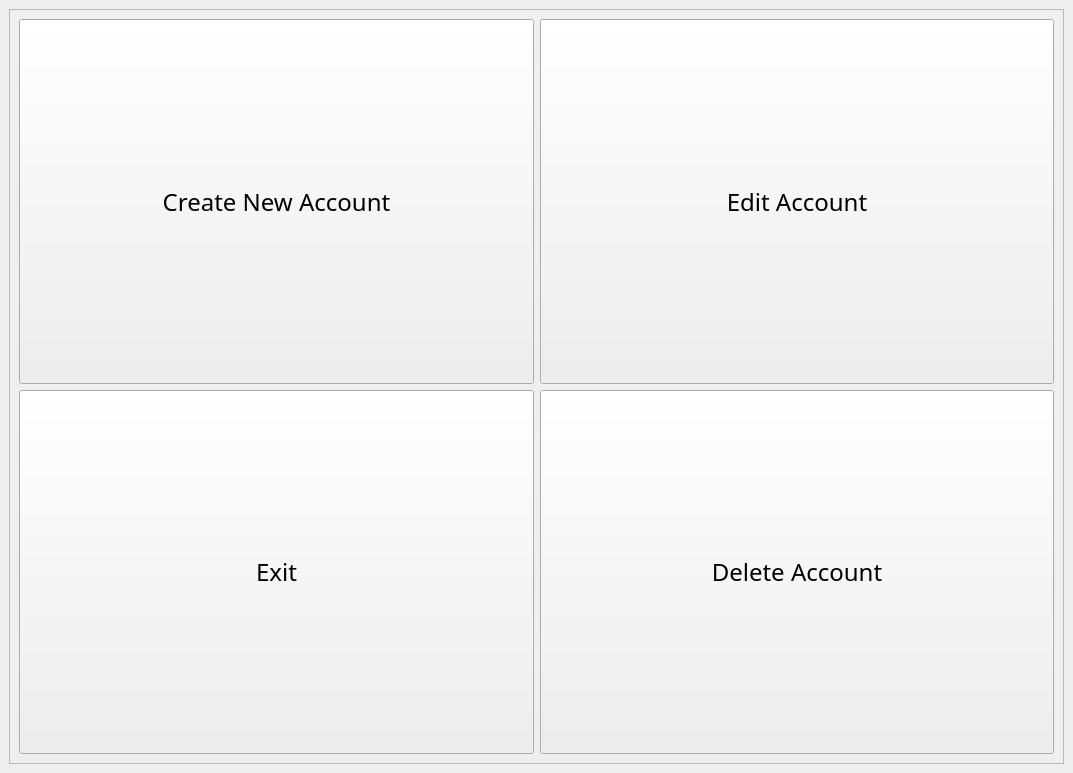
<?xml version="1.0" encoding="UTF-8"?>
<ui version="4.0">
 <class>MainWindow</class>
 <widget class="QMainWindow" name="MainWindow">
  <property name="geometry">
   <rect>
    <x>0</x>
    <y>0</y>
    <width>1073</width>
    <height>773</height>
   </rect>
  </property>
  <property name="windowTitle">
   <string>ATM</string>
  </property>
  <property name="unifiedTitleAndToolBarOnMac">
   <bool>true</bool>
  </property>
  <widget class="QWidget" name="centralwidget">
   <layout class="QGridLayout" name="gridLayout_3">
    <item row="0" column="0">
     <widget class="QStackedWidget" name="pages">
      <property name="enabled">
       <bool>true</bool>
      </property>
      <property name="sizePolicy">
       <sizepolicy hsizetype="Minimum" vsizetype="Minimum">
        <horstretch>0</horstretch>
        <verstretch>0</verstretch>
       </sizepolicy>
      </property>
      <property name="inputMethodHints">
       <set>Qt::ImhDigitsOnly|Qt::ImhPreferNumbers</set>
      </property>
      <property name="frameShape">
       <enum>QFrame::StyledPanel</enum>
      </property>
      <property name="frameShadow">
       <enum>QFrame::Raised</enum>
      </property>
      <property name="currentIndex">
       <number>0</number>
      </property>
      <widget class="QWidget" name="home_page">
       <property name="autoFillBackground">
        <bool>true</bool>
       </property>
       <layout class="QGridLayout" name="options_grid">
        <item row="2" column="0">
         <widget class="QPushButton" name="exit_button">
          <property name="sizePolicy">
           <sizepolicy hsizetype="Minimum" vsizetype="Expanding">
            <horstretch>0</horstretch>
            <verstretch>0</verstretch>
           </sizepolicy>
          </property>
          <property name="minimumSize">
           <size>
            <width>363</width>
            <height>69</height>
           </size>
          </property>
          <property name="font">
           <font>
            <family>Gill Sans Ultra Bold</family>
            <pointsize>18</pointsize>
           </font>
          </property>
          <property name="text">
           <string>Exit</string>
          </property>
         </widget>
        </item>
        <item row="0" column="0">
         <widget class="QPushButton" name="new_account_home_button">
          <property name="sizePolicy">
           <sizepolicy hsizetype="Minimum" vsizetype="Expanding">
            <horstretch>0</horstretch>
            <verstretch>0</verstretch>
           </sizepolicy>
          </property>
          <property name="minimumSize">
           <size>
            <width>363</width>
            <height>69</height>
           </size>
          </property>
          <property name="font">
           <font>
            <family>Gill Sans Ultra Bold</family>
            <pointsize>18</pointsize>
           </font>
          </property>
          <property name="text">
           <string>Create New Account</string>
          </property>
         </widget>
        </item>
        <item row="0" column="1">
         <widget class="QPushButton" name="edit_account_home_button">
          <property name="sizePolicy">
           <sizepolicy hsizetype="Minimum" vsizetype="Expanding">
            <horstretch>0</horstretch>
            <verstretch>0</verstretch>
           </sizepolicy>
          </property>
          <property name="minimumSize">
           <size>
            <width>362</width>
            <height>69</height>
           </size>
          </property>
          <property name="font">
           <font>
            <family>Gill Sans Ultra Bold</family>
            <pointsize>18</pointsize>
           </font>
          </property>
          <property name="text">
           <string>Edit Account</string>
          </property>
         </widget>
        </item>
        <item row="2" column="1">
         <widget class="QPushButton" name="delete_account_button">
          <property name="sizePolicy">
           <sizepolicy hsizetype="Minimum" vsizetype="Expanding">
            <horstretch>0</horstretch>
            <verstretch>0</verstretch>
           </sizepolicy>
          </property>
          <property name="minimumSize">
           <size>
            <width>363</width>
            <height>70</height>
           </size>
          </property>
          <property name="font">
           <font>
            <family>Gill Sans Ultra Bold</family>
            <pointsize>18</pointsize>
           </font>
          </property>
          <property name="text">
           <string>Delete Account</string>
          </property>
         </widget>
        </item>
       </layout>
      </widget>
      <widget class="QWidget" name="new_account_page">
       <layout class="QGridLayout" name="gridLayout">
        <item row="2" column="1">
         <widget class="QLineEdit" name="new_account_lineEdit">
          <property name="sizePolicy">
           <sizepolicy hsizetype="Expanding" vsizetype="Expanding">
            <horstretch>0</horstretch>
            <verstretch>0</verstretch>
           </sizepolicy>
          </property>
          <property name="font">
           <font>
            <family>Gill Sans Ultra Bold Condensed</family>
            <pointsize>16</pointsize>
           </font>
          </property>
          <property name="text">
           <string/>
          </property>
          <property name="alignment">
           <set>Qt::AlignCenter</set>
          </property>
         </widget>
        </item>
        <item row="0" column="1">
         <spacer name="horizontalSpacer_8">
          <property name="orientation">
           <enum>Qt::Horizontal</enum>
          </property>
          <property name="sizeHint" stdset="0">
           <size>
            <width>507</width>
            <height>20</height>
           </size>
          </property>
         </spacer>
        </item>
        <item row="1" column="0">
         <spacer name="verticalSpacer_18">
          <property name="orientation">
           <enum>Qt::Vertical</enum>
          </property>
          <property name="sizeHint" stdset="0">
           <size>
            <width>20</width>
            <height>137</height>
           </size>
          </property>
         </spacer>
        </item>
        <item row="4" column="0">
         <spacer name="verticalSpacer_3">
          <property name="orientation">
           <enum>Qt::Vertical</enum>
          </property>
          <property name="sizeHint" stdset="0">
           <size>
            <width>20</width>
            <height>137</height>
           </size>
          </property>
         </spacer>
        </item>
        <item row="2" column="0">
         <widget class="QLabel" name="Name_label_2">
          <property name="font">
           <font>
            <family>Gill Sans MT Ext Condensed Bold</family>
            <pointsize>25</pointsize>
           </font>
          </property>
          <property name="text">
           <string>Name :</string>
          </property>
          <property name="alignment">
           <set>Qt::AlignCenter</set>
          </property>
         </widget>
        </item>
        <item row="4" column="1">
         <widget class="QPushButton" name="new_account_ok">
          <property name="sizePolicy">
           <sizepolicy hsizetype="Minimum" vsizetype="Minimum">
            <horstretch>0</horstretch>
            <verstretch>0</verstretch>
           </sizepolicy>
          </property>
          <property name="font">
           <font>
            <family>Gill Sans Ultra Bold</family>
            <pointsize>16</pointsize>
           </font>
          </property>
          <property name="text">
           <string>OK</string>
          </property>
         </widget>
        </item>
        <item row="3" column="1">
         <spacer name="verticalSpacer_16">
          <property name="orientation">
           <enum>Qt::Vertical</enum>
          </property>
          <property name="sizeHint" stdset="0">
           <size>
            <width>20</width>
            <height>137</height>
           </size>
          </property>
         </spacer>
        </item>
        <item row="0" column="0">
         <layout class="QGridLayout" name="gridLayout_11">
          <item row="0" column="1">
           <spacer name="horizontalSpacer_11">
            <property name="orientation">
             <enum>Qt::Horizontal</enum>
            </property>
            <property name="sizeHint" stdset="0">
             <size>
              <width>40</width>
              <height>20</height>
             </size>
            </property>
           </spacer>
          </item>
          <item row="0" column="0">
           <widget class="QPushButton" name="back_button_7">
            <property name="sizePolicy">
             <sizepolicy hsizetype="Minimum" vsizetype="Minimum">
              <horstretch>0</horstretch>
              <verstretch>0</verstretch>
             </sizepolicy>
            </property>
            <property name="font">
             <font>
              <family>Gill Sans Ultra Bold Condensed</family>
              <pointsize>12</pointsize>
             </font>
            </property>
            <property name="text">
             <string>Back</string>
            </property>
           </widget>
          </item>
          <item row="1" column="0">
           <spacer name="verticalSpacer_17">
            <property name="orientation">
             <enum>Qt::Vertical</enum>
            </property>
            <property name="sizeHint" stdset="0">
             <size>
              <width>20</width>
              <height>40</height>
             </size>
            </property>
           </spacer>
          </item>
          <item row="1" column="1">
           <widget class="QLabel" name="page_label_2">
            <property name="font">
             <font>
              <family>Gill Sans Ultra Bold Condensed</family>
              <pointsize>16</pointsize>
             </font>
            </property>
            <property name="text">
             <string>New Account</string>
            </property>
            <property name="alignment">
             <set>Qt::AlignCenter</set>
            </property>
           </widget>
          </item>
         </layout>
        </item>
       </layout>
      </widget>
      <widget class="QWidget" name="edit_account_page">
       <layout class="QGridLayout" name="gridLayout_2">
        <item row="0" column="0">
         <layout class="QGridLayout" name="edit_account_grid">
          <item row="8" column="0">
           <widget class="QLabel" name="Status_label">
            <property name="font">
             <font>
              <family>Gill Sans MT Ext Condensed Bold</family>
              <pointsize>25</pointsize>
             </font>
            </property>
            <property name="text">
             <string>Status : </string>
            </property>
            <property name="alignment">
             <set>Qt::AlignCenter</set>
            </property>
           </widget>
          </item>
          <item row="5" column="0">
           <widget class="QLabel" name="Name_label">
            <property name="font">
             <font>
              <family>Gill Sans MT Ext Condensed Bold</family>
              <pointsize>25</pointsize>
             </font>
            </property>
            <property name="text">
             <string>Name :</string>
            </property>
            <property name="alignment">
             <set>Qt::AlignCenter</set>
            </property>
           </widget>
          </item>
          <item row="7" column="1">
           <spacer name="verticalSpacer_15">
            <property name="orientation">
             <enum>Qt::Vertical</enum>
            </property>
            <property name="sizeHint" stdset="0">
             <size>
              <width>20</width>
              <height>40</height>
             </size>
            </property>
           </spacer>
          </item>
          <item row="4" column="1" rowspan="3">
           <widget class="QLineEdit" name="edit_account_lineEdit">
            <property name="sizePolicy">
             <sizepolicy hsizetype="Expanding" vsizetype="Expanding">
              <horstretch>0</horstretch>
              <verstretch>0</verstretch>
             </sizepolicy>
            </property>
            <property name="font">
             <font>
              <family>Gill Sans Ultra Bold Condensed</family>
              <pointsize>16</pointsize>
             </font>
            </property>
            <property name="text">
             <string/>
            </property>
            <property name="alignment">
             <set>Qt::AlignCenter</set>
            </property>
           </widget>
          </item>
          <item row="15" column="1">
           <widget class="QPushButton" name="edit_account_ok">
            <property name="sizePolicy">
             <sizepolicy hsizetype="Minimum" vsizetype="Minimum">
              <horstretch>0</horstretch>
              <verstretch>0</verstretch>
             </sizepolicy>
            </property>
            <property name="font">
             <font>
              <family>Gill Sans Ultra Bold</family>
              <pointsize>16</pointsize>
             </font>
            </property>
            <property name="text">
             <string>OK</string>
            </property>
           </widget>
          </item>
          <item row="0" column="1">
           <spacer name="horizontalSpacer_7">
            <property name="orientation">
             <enum>Qt::Horizontal</enum>
            </property>
            <property name="sizeHint" stdset="0">
             <size>
              <width>40</width>
              <height>20</height>
             </size>
            </property>
           </spacer>
          </item>
          <item row="0" column="0">
           <layout class="QGridLayout" name="gridLayout_10">
            <item row="0" column="1">
             <spacer name="horizontalSpacer_10">
              <property name="orientation">
               <enum>Qt::Horizontal</enum>
              </property>
              <property name="sizeHint" stdset="0">
               <size>
                <width>40</width>
                <height>20</height>
               </size>
              </property>
             </spacer>
            </item>
            <item row="0" column="0">
             <widget class="QPushButton" name="back_button_6">
              <property name="sizePolicy">
               <sizepolicy hsizetype="Minimum" vsizetype="Minimum">
                <horstretch>0</horstretch>
                <verstretch>0</verstretch>
               </sizepolicy>
              </property>
              <property name="font">
               <font>
                <family>Gill Sans Ultra Bold Condensed</family>
                <pointsize>12</pointsize>
               </font>
              </property>
              <property name="text">
               <string>Back</string>
              </property>
             </widget>
            </item>
            <item row="1" column="0">
             <spacer name="verticalSpacer_13">
              <property name="orientation">
               <enum>Qt::Vertical</enum>
              </property>
              <property name="sizeHint" stdset="0">
               <size>
                <width>20</width>
                <height>40</height>
               </size>
              </property>
             </spacer>
            </item>
            <item row="1" column="1">
             <widget class="QLabel" name="page_label_3">
              <property name="font">
               <font>
                <family>Gill Sans Ultra Bold Condensed</family>
                <pointsize>16</pointsize>
               </font>
              </property>
              <property name="text">
               <string>Edit Account</string>
              </property>
              <property name="alignment">
               <set>Qt::AlignCenter</set>
              </property>
             </widget>
            </item>
           </layout>
          </item>
          <item row="15" column="0">
           <spacer name="verticalSpacer">
            <property name="orientation">
             <enum>Qt::Vertical</enum>
            </property>
            <property name="sizeHint" stdset="0">
             <size>
              <width>20</width>
              <height>40</height>
             </size>
            </property>
           </spacer>
          </item>
          <item row="9" column="1">
           <spacer name="verticalSpacer_2">
            <property name="orientation">
             <enum>Qt::Vertical</enum>
            </property>
            <property name="sizeHint" stdset="0">
             <size>
              <width>20</width>
              <height>40</height>
             </size>
            </property>
           </spacer>
          </item>
          <item row="8" column="1">
           <widget class="QComboBox" name="Status_comboBox">
            <property name="sizePolicy">
             <sizepolicy hsizetype="Preferred" vsizetype="Expanding">
              <horstretch>0</horstretch>
              <verstretch>0</verstretch>
             </sizepolicy>
            </property>
            <property name="font">
             <font>
              <family>Gill Sans MT Ext Condensed Bold</family>
              <pointsize>25</pointsize>
             </font>
            </property>
            <property name="layoutDirection">
             <enum>Qt::LeftToRight</enum>
            </property>
            <property name="currentText">
             <string>Activate</string>
            </property>
            <item>
             <property name="text">
              <string>Activate</string>
             </property>
            </item>
            <item>
             <property name="text">
              <string>Block</string>
             </property>
            </item>
           </widget>
          </item>
          <item row="2" column="0">
           <widget class="QLabel" name="label">
            <property name="font">
             <font>
              <family>Gill Sans MT Ext Condensed Bold</family>
              <pointsize>25</pointsize>
             </font>
            </property>
            <property name="text">
             <string>ID : </string>
            </property>
            <property name="alignment">
             <set>Qt::AlignCenter</set>
            </property>
           </widget>
          </item>
          <item row="2" column="1">
           <widget class="QLineEdit" name="lineEdit">
            <property name="sizePolicy">
             <sizepolicy hsizetype="Expanding" vsizetype="Expanding">
              <horstretch>0</horstretch>
              <verstretch>0</verstretch>
             </sizepolicy>
            </property>
           </widget>
          </item>
          <item row="3" column="1">
           <spacer name="verticalSpacer_14">
            <property name="orientation">
             <enum>Qt::Vertical</enum>
            </property>
            <property name="sizeHint" stdset="0">
             <size>
              <width>20</width>
              <height>40</height>
             </size>
            </property>
           </spacer>
          </item>
          <item row="1" column="1">
           <spacer name="verticalSpacer_6">
            <property name="orientation">
             <enum>Qt::Vertical</enum>
            </property>
            <property name="sizeHint" stdset="0">
             <size>
              <width>20</width>
              <height>40</height>
             </size>
            </property>
           </spacer>
          </item>
         </layout>
        </item>
       </layout>
      </widget>
      <widget class="QWidget" name="delete_account_page">
       <layout class="QGridLayout" name="gridLayout_4">
        <item row="9" column="1">
         <spacer name="verticalSpacer_4">
          <property name="orientation">
           <enum>Qt::Vertical</enum>
          </property>
          <property name="sizeHint" stdset="0">
           <size>
            <width>20</width>
            <height>40</height>
           </size>
          </property>
         </spacer>
        </item>
        <item row="7" column="1">
         <widget class="QLabel" name="Name_label_3">
          <property name="font">
           <font>
            <family>Gill Sans MT Ext Condensed Bold</family>
            <pointsize>25</pointsize>
           </font>
          </property>
          <property name="text">
           <string>Name : </string>
          </property>
          <property name="alignment">
           <set>Qt::AlignCenter</set>
          </property>
         </widget>
        </item>
        <item row="4" column="1">
         <widget class="QLabel" name="ID_label">
          <property name="font">
           <font>
            <family>Gill Sans MT Ext Condensed Bold</family>
            <pointsize>25</pointsize>
           </font>
          </property>
          <property name="text">
           <string>ID :</string>
          </property>
          <property name="alignment">
           <set>Qt::AlignCenter</set>
          </property>
         </widget>
        </item>
        <item row="9" column="2" colspan="2">
         <widget class="QPushButton" name="edit_account_ok_2">
          <property name="sizePolicy">
           <sizepolicy hsizetype="Expanding" vsizetype="Minimum">
            <horstretch>0</horstretch>
            <verstretch>0</verstretch>
           </sizepolicy>
          </property>
          <property name="font">
           <font>
            <family>Gill Sans Ultra Bold</family>
            <pointsize>16</pointsize>
           </font>
          </property>
          <property name="text">
           <string>OK</string>
          </property>
         </widget>
        </item>
        <item row="8" column="2">
         <spacer name="verticalSpacer_5">
          <property name="orientation">
           <enum>Qt::Vertical</enum>
          </property>
          <property name="sizeHint" stdset="0">
           <size>
            <width>20</width>
            <height>40</height>
           </size>
          </property>
         </spacer>
        </item>
        <item row="5" column="2">
         <spacer name="verticalSpacer_19">
          <property name="orientation">
           <enum>Qt::Vertical</enum>
          </property>
          <property name="sizeHint" stdset="0">
           <size>
            <width>20</width>
            <height>102</height>
           </size>
          </property>
         </spacer>
        </item>
        <item row="0" column="1">
         <layout class="QGridLayout" name="gridLayout_12">
          <item row="0" column="0">
           <widget class="QPushButton" name="back_button_8">
            <property name="sizePolicy">
             <sizepolicy hsizetype="Minimum" vsizetype="Minimum">
              <horstretch>0</horstretch>
              <verstretch>0</verstretch>
             </sizepolicy>
            </property>
            <property name="font">
             <font>
              <family>Gill Sans Ultra Bold Condensed</family>
              <pointsize>12</pointsize>
             </font>
            </property>
            <property name="text">
             <string>Back</string>
            </property>
           </widget>
          </item>
          <item row="1" column="0">
           <spacer name="verticalSpacer_20">
            <property name="orientation">
             <enum>Qt::Vertical</enum>
            </property>
            <property name="sizeHint" stdset="0">
             <size>
              <width>20</width>
              <height>40</height>
             </size>
            </property>
           </spacer>
          </item>
          <item row="0" column="1">
           <spacer name="horizontalSpacer_12">
            <property name="orientation">
             <enum>Qt::Horizontal</enum>
            </property>
            <property name="sizeHint" stdset="0">
             <size>
              <width>40</width>
              <height>20</height>
             </size>
            </property>
           </spacer>
          </item>
          <item row="1" column="1">
           <widget class="QLabel" name="page_label">
            <property name="font">
             <font>
              <family>Gill Sans Ultra Bold Condensed</family>
              <pointsize>16</pointsize>
             </font>
            </property>
            <property name="text">
             <string>Delete Account</string>
            </property>
            <property name="alignment">
             <set>Qt::AlignCenter</set>
            </property>
           </widget>
          </item>
         </layout>
        </item>
        <item row="7" column="2" colspan="2">
         <widget class="QLineEdit" name="delete_account_name_lineEdit">
          <property name="sizePolicy">
           <sizepolicy hsizetype="Expanding" vsizetype="Expanding">
            <horstretch>0</horstretch>
            <verstretch>0</verstretch>
           </sizepolicy>
          </property>
          <property name="font">
           <font>
            <family>Gill Sans Ultra Bold Condensed</family>
            <pointsize>16</pointsize>
           </font>
          </property>
          <property name="text">
           <string/>
          </property>
          <property name="alignment">
           <set>Qt::AlignCenter</set>
          </property>
         </widget>
        </item>
        <item row="0" column="2" colspan="2">
         <spacer name="horizontalSpacer_9">
          <property name="orientation">
           <enum>Qt::Horizontal</enum>
          </property>
          <property name="sizeHint" stdset="0">
           <size>
            <width>507</width>
            <height>20</height>
           </size>
          </property>
         </spacer>
        </item>
        <item row="4" column="2" colspan="2">
         <widget class="QLineEdit" name="delete_account_ID_lineEdit">
          <property name="sizePolicy">
           <sizepolicy hsizetype="Expanding" vsizetype="Expanding">
            <horstretch>0</horstretch>
            <verstretch>0</verstretch>
           </sizepolicy>
          </property>
          <property name="font">
           <font>
            <family>Gill Sans Ultra Bold Condensed</family>
            <pointsize>16</pointsize>
           </font>
          </property>
          <property name="text">
           <string/>
          </property>
          <property name="alignment">
           <set>Qt::AlignCenter</set>
          </property>
         </widget>
        </item>
        <item row="3" column="2">
         <spacer name="verticalSpacer_21">
          <property name="orientation">
           <enum>Qt::Vertical</enum>
          </property>
          <property name="sizeHint" stdset="0">
           <size>
            <width>20</width>
            <height>102</height>
           </size>
          </property>
         </spacer>
        </item>
       </layout>
      </widget>
     </widget>
    </item>
   </layout>
  </widget>
 </widget>
 <resources/>
 <connections/>
</ui>
